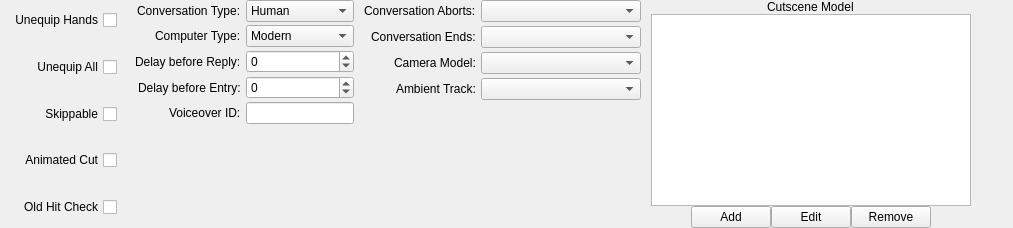
  <widget class="QDockWidget" name="topDockWidget">
   <property name="baseSize">
    <size>
     <width>845</width>
     <height>151</height>
    </size>
   </property>
   <property name="focusPolicy">
    <enum>Qt::StrongFocus</enum>
   </property>
   <property name="windowTitle">
    <string>File Globals</string>
   </property>
   <attribute name="dockWidgetArea">
    <number>4</number>
   </attribute>
   <widget class="QWidget" name="topDockWidgetContents">
    <layout class="QHBoxLayout" name="horizontalLayout_13">
     <property name="sizeConstraint">
      <enum>QLayout::SetMinimumSize</enum>
     </property>
     <property name="leftMargin">
      <number>9</number>
     </property>
     <property name="topMargin">
      <number>0</number>
     </property>
     <property name="rightMargin">
      <number>0</number>
     </property>
     <property name="bottomMargin">
      <number>0</number>
     </property>
     <item>
      <widget class="QWidget" name="widget" native="true">
       <property name="sizePolicy">
        <sizepolicy hsizetype="Minimum" vsizetype="Minimum">
         <horstretch>0</horstretch>
         <verstretch>0</verstretch>
        </sizepolicy>
       </property>
       <property name="layoutDirection">
        <enum>Qt::RightToLeft</enum>
       </property>
       <layout class="QGridLayout" name="gridLayout_4">
        <property name="sizeConstraint">
         <enum>QLayout::SetMinimumSize</enum>
        </property>
        <property name="leftMargin">
         <number>0</number>
        </property>
        <property name="topMargin">
         <number>0</number>
        </property>
        <property name="rightMargin">
         <number>10</number>
        </property>
        <property name="bottomMargin">
         <number>0</number>
        </property>
        <item row="0" column="0" alignment="Qt::AlignRight|Qt::AlignVCenter">
         <widget class="QCheckBox" name="unequipHandsCheckbox">
          <property name="text">
           <string>Unequip Hands</string>
          </property>
         </widget>
        </item>
        <item row="1" column="0" alignment="Qt::AlignLeft|Qt::AlignVCenter">
         <widget class="QCheckBox" name="unequipAllCheckbox">
          <property name="sizePolicy">
           <sizepolicy hsizetype="Minimum" vsizetype="Minimum">
            <horstretch>0</horstretch>
            <verstretch>0</verstretch>
           </sizepolicy>
          </property>
          <property name="text">
           <string>Unequip All</string>
          </property>
         </widget>
        </item>
        <item row="2" column="0" alignment="Qt::AlignLeft|Qt::AlignVCenter">
         <widget class="QCheckBox" name="skippableCheckbox">
          <property name="sizePolicy">
           <sizepolicy hsizetype="Minimum" vsizetype="Minimum">
            <horstretch>0</horstretch>
            <verstretch>0</verstretch>
           </sizepolicy>
          </property>
          <property name="text">
           <string>Skippable</string>
          </property>
         </widget>
        </item>
        <item row="3" column="0" alignment="Qt::AlignLeft|Qt::AlignVCenter">
         <widget class="QCheckBox" name="animatedCutCheckbox">
          <property name="sizePolicy">
           <sizepolicy hsizetype="Minimum" vsizetype="Minimum">
            <horstretch>0</horstretch>
            <verstretch>0</verstretch>
           </sizepolicy>
          </property>
          <property name="text">
           <string>Animated Cut</string>
          </property>
         </widget>
        </item>
        <item row="4" column="0" alignment="Qt::AlignLeft|Qt::AlignVCenter">
         <widget class="QCheckBox" name="oldHitCheckbox">
          <property name="sizePolicy">
           <sizepolicy hsizetype="Minimum" vsizetype="Minimum">
            <horstretch>0</horstretch>
            <verstretch>0</verstretch>
           </sizepolicy>
          </property>
          <property name="text">
           <string>Old Hit Check</string>
          </property>
         </widget>
        </item>
       </layout>
      </widget>
     </item>
     <item>
      <layout class="QGridLayout" name="gridLayout_3">
       <property name="leftMargin">
        <number>2</number>
       </property>
       <property name="rightMargin">
        <number>2</number>
       </property>
       <property name="horizontalSpacing">
        <number>5</number>
       </property>
       <property name="verticalSpacing">
        <number>3</number>
       </property>
       <item row="0" column="0" alignment="Qt::AlignRight">
        <widget class="QLabel" name="convoTypeLabel">
         <property name="text">
          <string>Conversation Type:</string>
         </property>
        </widget>
       </item>
       <item row="0" column="1">
        <widget class="QComboBox" name="conversationSelect">
         <property name="sizePolicy">
          <sizepolicy hsizetype="Preferred" vsizetype="Preferred">
           <horstretch>0</horstretch>
           <verstretch>0</verstretch>
          </sizepolicy>
         </property>
         <item>
          <property name="text">
           <string>Human</string>
          </property>
         </item>
         <item>
          <property name="text">
           <string>Computer</string>
          </property>
         </item>
         <item>
          <property name="text">
           <string>Type 3</string>
          </property>
         </item>
         <item>
          <property name="text">
           <string>Type 4</string>
          </property>
         </item>
         <item>
          <property name="text">
           <string>Type 5</string>
          </property>
         </item>
        </widget>
       </item>
       <item row="1" column="0" alignment="Qt::AlignRight">
        <widget class="QLabel" name="computerTypeLabel">
         <property name="text">
          <string>Computer Type:</string>
         </property>
        </widget>
       </item>
       <item row="1" column="1">
        <widget class="QComboBox" name="computerSelect">
         <property name="sizePolicy">
          <sizepolicy hsizetype="Preferred" vsizetype="Preferred">
           <horstretch>0</horstretch>
           <verstretch>0</verstretch>
          </sizepolicy>
         </property>
         <item>
          <property name="text">
           <string>Modern</string>
          </property>
         </item>
         <item>
          <property name="text">
           <string>Ancient</string>
          </property>
         </item>
        </widget>
       </item>
       <item row="2" column="0" alignment="Qt::AlignRight">
        <widget class="QLabel" name="delayReplyLabel">
         <property name="text">
          <string>Delay before Reply:</string>
         </property>
        </widget>
       </item>
       <item row="2" column="1">
        <widget class="GFFFieldSpinBox" name="replyDelaySpin">
         <property name="sizePolicy">
          <sizepolicy hsizetype="Preferred" vsizetype="Preferred">
           <horstretch>0</horstretch>
           <verstretch>0</verstretch>
          </sizepolicy>
         </property>
         <property name="minimum">
          <number>-2147483648</number>
         </property>
         <property name="maximum">
          <number>2147483647</number>
         </property>
        </widget>
       </item>
       <item row="3" column="0" alignment="Qt::AlignRight">
        <widget class="QLabel" name="delayEntryLabel">
         <property name="text">
          <string>Delay before Entry:</string>
         </property>
        </widget>
       </item>
       <item row="3" column="1">
        <widget class="GFFFieldSpinBox" name="entryDelaySpin">
         <property name="sizePolicy">
          <sizepolicy hsizetype="Preferred" vsizetype="Preferred">
           <horstretch>0</horstretch>
           <verstretch>0</verstretch>
          </sizepolicy>
         </property>
         <property name="minimum">
          <number>-2147483648</number>
         </property>
         <property name="maximum">
          <number>2147483647</number>
         </property>
        </widget>
       </item>
       <item row="4" column="0" alignment="Qt::AlignRight">
        <widget class="QLabel" name="voiceOverIDLabel">
         <property name="text">
          <string>Voiceover ID:</string>
         </property>
        </widget>
       </item>
       <item row="4" column="1">
        <widget class="QLineEdit" name="voIdEdit">
         <property name="sizePolicy">
          <sizepolicy hsizetype="Preferred" vsizetype="Minimum">
           <horstretch>0</horstretch>
           <verstretch>0</verstretch>
          </sizepolicy>
         </property>
        </widget>
       </item>
       <item row="5" column="1">
        <spacer name="verticalSpacer_2">
         <property name="orientation">
          <enum>Qt::Vertical</enum>
         </property>
         <property name="sizeHint" stdset="0">
          <size>
           <width>20</width>
           <height>40</height>
          </size>
         </property>
        </spacer>
       </item>
      </layout>
     </item>
     <item>
      <layout class="QGridLayout" name="gridLayout_2">
       <property name="sizeConstraint">
        <enum>QLayout::SetMinimumSize</enum>
       </property>
       <property name="leftMargin">
        <number>2</number>
       </property>
       <property name="rightMargin">
        <number>2</number>
       </property>
       <property name="horizontalSpacing">
        <number>5</number>
       </property>
       <property name="verticalSpacing">
        <number>4</number>
       </property>
       <item row="4" column="1">
        <widget class="FilterComboBox" name="ambientTrackCombo"/>
       </item>
       <item row="2" column="1">
        <widget class="FilterComboBox" name="cameraModelSelect"/>
       </item>
       <item row="0" column="1">
        <widget class="FilterComboBox" name="onAbortCombo">
         <property name="minimumSize">
          <size>
           <width>160</width>
           <height>0</height>
          </size>
         </property>
        </widget>
       </item>
       <item row="1" column="1">
        <widget class="FilterComboBox" name="onEndEdit">
         <property name="minimumSize">
          <size>
           <width>160</width>
           <height>0</height>
          </size>
         </property>
        </widget>
       </item>
       <item row="2" column="0" alignment="Qt::AlignRight">
        <widget class="QLabel" name="cameraModelLabel">
         <property name="sizePolicy">
          <sizepolicy hsizetype="Maximum" vsizetype="Preferred">
           <horstretch>0</horstretch>
           <verstretch>0</verstretch>
          </sizepolicy>
         </property>
         <property name="text">
          <string>Camera Model:</string>
         </property>
        </widget>
       </item>
       <item row="1" column="0" alignment="Qt::AlignRight">
        <widget class="QLabel" name="convoEndsScriptLabel">
         <property name="sizePolicy">
          <sizepolicy hsizetype="Maximum" vsizetype="Preferred">
           <horstretch>0</horstretch>
           <verstretch>0</verstretch>
          </sizepolicy>
         </property>
         <property name="text">
          <string>Conversation Ends:</string>
         </property>
        </widget>
       </item>
       <item row="0" column="0" alignment="Qt::AlignRight">
        <widget class="QLabel" name="convoAbortsScriptLabel">
         <property name="sizePolicy">
          <sizepolicy hsizetype="Maximum" vsizetype="Preferred">
           <horstretch>0</horstretch>
           <verstretch>0</verstretch>
          </sizepolicy>
         </property>
         <property name="text">
          <string>Conversation Aborts:</string>
         </property>
        </widget>
       </item>
       <item row="4" column="0" alignment="Qt::AlignRight">
        <widget class="QLabel" name="ambientTrackLabel">
         <property name="sizePolicy">
          <sizepolicy hsizetype="Maximum" vsizetype="Preferred">
           <horstretch>0</horstretch>
           <verstretch>0</verstretch>
          </sizepolicy>
         </property>
         <property name="text">
          <string>Ambient Track:</string>
         </property>
        </widget>
       </item>
       <item row="5" column="1">
        <spacer name="verticalSpacer">
         <property name="orientation">
          <enum>Qt::Vertical</enum>
         </property>
         <property name="sizeHint" stdset="0">
          <size>
           <width>20</width>
           <height>40</height>
          </size>
         </property>
        </spacer>
       </item>
      </layout>
     </item>
     <item>
      <layout class="QVBoxLayout" name="verticalLayout">
       <property name="spacing">
        <number>0</number>
       </property>
       <property name="sizeConstraint">
        <enum>QLayout::SetMinimumSize</enum>
       </property>
       <property name="leftMargin">
        <number>2</number>
       </property>
       <property name="rightMargin">
        <number>2</number>
       </property>
       <item alignment="Qt::AlignHCenter">
        <widget class="QLabel" name="cutsceneModelLabel">
         <property name="text">
          <string>Cutscene Model</string>
         </property>
        </widget>
       </item>
       <item>
        <widget class="QListWidget" name="stuntList">
         <property name="toolTip">
          <string>&lt;html&gt;&lt;head/&gt;&lt;body&gt;&lt;p&gt;Dialogue Stunts list&lt;/p&gt;&lt;/body&gt;&lt;/html&gt;</string>
         </property>
        </widget>
       </item>
       <item>
        <layout class="QHBoxLayout" name="horizontalLayout_5">
         <property name="spacing">
          <number>0</number>
         </property>
         <item>
          <spacer name="horizontalSpacer_10">
           <property name="orientation">
            <enum>Qt::Horizontal</enum>
           </property>
           <property name="sizeHint" stdset="0">
            <size>
             <width>40</width>
             <height>20</height>
            </size>
           </property>
          </spacer>
         </item>
         <item>
          <widget class="QPushButton" name="addStuntButton">
           <property name="sizePolicy">
            <sizepolicy hsizetype="Maximum" vsizetype="Fixed">
             <horstretch>0</horstretch>
             <verstretch>0</verstretch>
            </sizepolicy>
           </property>
           <property name="baseSize">
            <size>
             <width>20</width>
             <height>0</height>
            </size>
           </property>
           <property name="text">
            <string>Add</string>
           </property>
          </widget>
         </item>
         <item>
          <widget class="QPushButton" name="editStuntButton">
           <property name="sizePolicy">
            <sizepolicy hsizetype="Maximum" vsizetype="Fixed">
             <horstretch>0</horstretch>
             <verstretch>0</verstretch>
            </sizepolicy>
           </property>
           <property name="text">
            <string>Edit</string>
           </property>
          </widget>
         </item>
         <item>
          <widget class="QPushButton" name="removeStuntButton">
           <property name="sizePolicy">
            <sizepolicy hsizetype="Maximum" vsizetype="Fixed">
             <horstretch>0</horstretch>
             <verstretch>0</verstretch>
            </sizepolicy>
           </property>
           <property name="text">
            <string>Remove</string>
           </property>
          </widget>
         </item>
         <item>
          <spacer name="horizontalSpacer_11">
           <property name="orientation">
            <enum>Qt::Horizontal</enum>
           </property>
           <property name="sizeHint" stdset="0">
            <size>
             <width>40</width>
             <height>20</height>
            </size>
           </property>
          </spacer>
         </item>
        </layout>
       </item>
      </layout>
     </item>
     <item>
      <spacer name="horizontalSpacer_12">
       <property name="orientation">
        <enum>Qt::Horizontal</enum>
       </property>
       <property name="sizeHint" stdset="0">
        <size>
         <width>40</width>
         <height>20</height>
        </size>
       </property>
      </spacer>
     </item>
    </layout>
   </widget>
  </widget>
